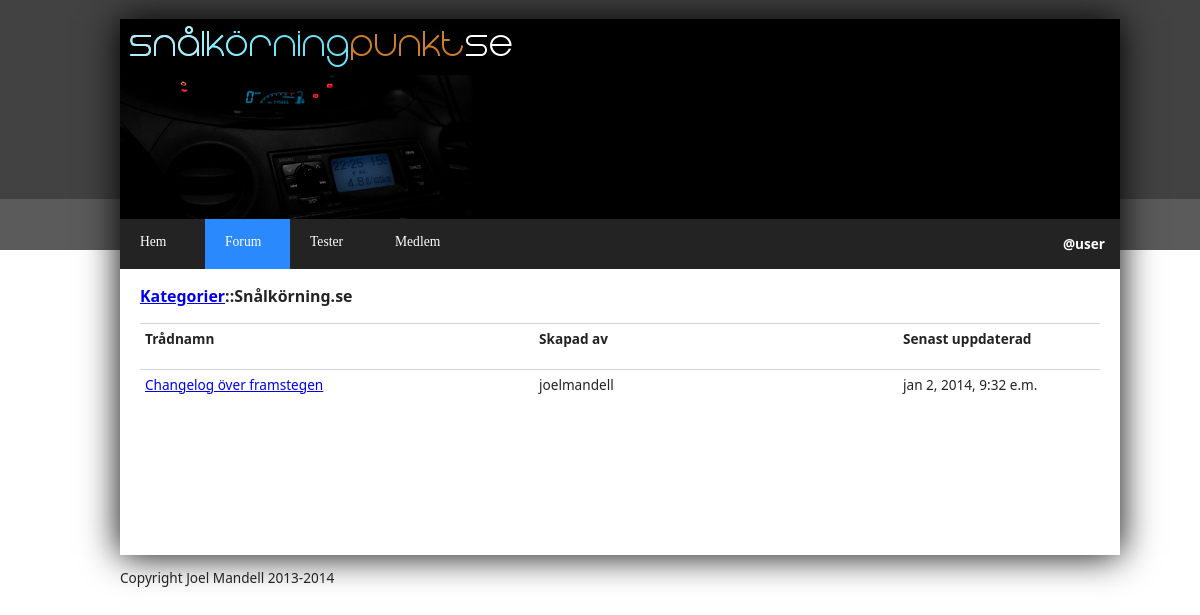
The app's page /forum/threads/1/, older data.
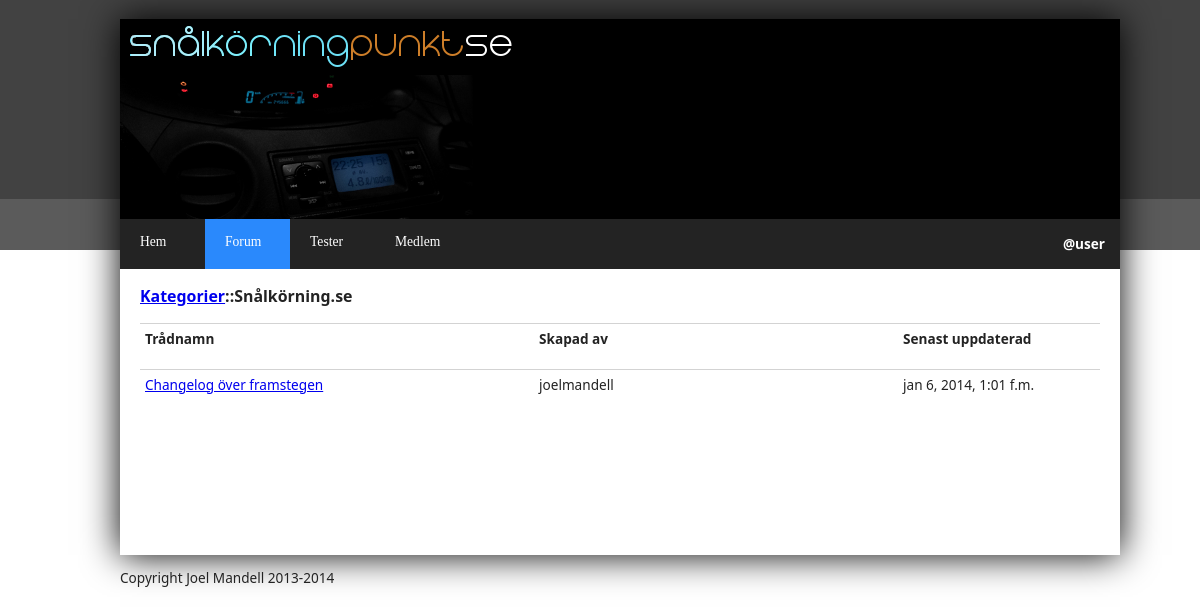
The same page, newer data.
### forum/models.py (models this page shows, shortened)
class Subject(models.Model):
	subjectTitle = models.CharField(max_length=45)
	subjectDescription = models.CharField(max_length=100)
	dateModified = models.DateTimeField();
	def __unicode__(self):
		return self.subjectTitle

class Thread(models.Model):
	subjects = models.ManyToManyField(Subject)
	user = models.ForeignKey(User)
	threadTitle = models.CharField(max_length=45)
	threadText = models.CharField(max_length=3000)
	dateModified = models.DateTimeField()

### forum/views.py (the view)
# urls.py: url(r'^threads/(?P<subjectId>\d+)/$', views.threads, name='threads'),
def threads(request, subjectId):
  try:
    subjectTitle = Subject.objects.get(id=subjectId)
    threads = Subject.objects.get(id=subjectId).thread_set.all()
  except Subject.DoesNotExist:
    raise Http404
  context = {'threads': threads, 'subjectTitle':subjectTitle, 'subjectId':subjectId}
  return render(request, 'forum/threads.html', context)

### forum/templates/forum/threads.html (shortened to what this page needs)
{% extends "base/base_index.html" %}
  <h3><a href="{% url 'index' %}">Kategorier</a>::<strong>{{subjectTitle}}</strong></h3>
  <section class="thread_box">
      <section class="thread_name"><strong>Trådnamn</strong></section>
      <section class="thread_user"><strong>Skapad av</strong></section>
      <section class="thread_date"><strong>Senast uppdaterad</strong></section>
  </section>
  {% for s in threads %}
      <section class="thread_box">
        <section class="thread_name"><a href="{% url 'thread' s.id %}">{{s.threadTitle}}</a></section>
        <section class="thread_user">{{s.user.username}}</section>
        <section class="thread_date">{{s.dateModified}}</section>
      </section>
  {% endfor %}

### templates/base/base_index.html (shortened to what this page needs)
﻿<!DOCTYPE html>
<html>
<head>
    <link rel="stylesheet" type="text/css" href="/static/css/Site.css" />
</head>
<body>
    <section id="page">
        <section id="logo">
            <nav>
                <ul class="links">
                    <li id="home"><a href="#home">Hem</a></li>
                    <li id="forum"><a href="#home">Forum</a></li>
                    <li id="review"><a href="#home">Tester</a></li>
                    <li id="member"><a href="#home">Medlem</a></li>
                </ul>
                <span class="whoami">@user</span>
            </nav>
        </section>
        <section id="content">
        {% block CO %}{% endblock %}
        </section>
    </section>
    <footer>
            <p>Copyright Joel Mandell 2013-2014</p>
   </footer>
</body>
</html>

### static/css/Site.css (style rules this page uses)
.thread_box { width:100%; border-top:1px solid #d3d3d3; display:table; height:auto; min-height:40px; }
.thread_name { width:40%; float:left; height:35px; padding:5px; display:table-column; }
.thread_user { width:25%; float:left; height:35px; padding:5px; display:table-column; }
.thread_date { width:20%; float:right; height:35px; padding:5px; display:table-column; }
.whoami { float:right; position:relative; margin-top:15px; margin-right:15px; color:#fff; font-weight:bolder; }
body { font-family: "Segoe UI", Verdana, Helvetica, Sans-Serif; color: #232323; background-image:url("/static/img/stripe.png"); background-repeat:repeat-x; width:960px; margin:0 auto; }
#page { background-color:#fff; top:0; width:960px; -moz-box-shadow:0px 0px 35px 0px #000; -webkit-box-shadow:0px 0px 35px 0px #000; box-shadow:0px 0px 35px 0px #000; display:table; margin:0 auto 0px; }
#logo { width:100%; background-image:url("/static/img/ecologo.png"); background-repeat:no-repeat; background-color: #000; height:250px; }
#content { margin-left:200px; margin-right:20px; top:0; bottom:0; position:relative; margin-bottom:140px; background-color:#fff; width:700px; white-space: -moz-pre-wrap; overflow:inherit; }
header, footer, nav, section { display: block; }
footer { width:960px; margin-bottom:5px; bottom:0; clear:both; position:relative; margin-top:10px; height:50px; }
nav { width:100%; background-color:#232323; height:50px; position:relative; margin-top:200px; float:left; }
ul { list-style-type:none; float:left; margin-left:-40px; margin-top:0; }
li { width:85px; height:50px; background-color:#232323; font-size:1em; font-family:'Trebuchet MS'; float:left; }
li a { margin-top:15px; margin-left:20px; float:left; color:#fff; text-decoration:none; }

Row changes from the older to the newer data that the page shows:
changed Thread "Changelog över framstegen": dateModified "jan 2, 2014, 9:32 e.m." → "jan 6, 2014, 1:01 f.m."
